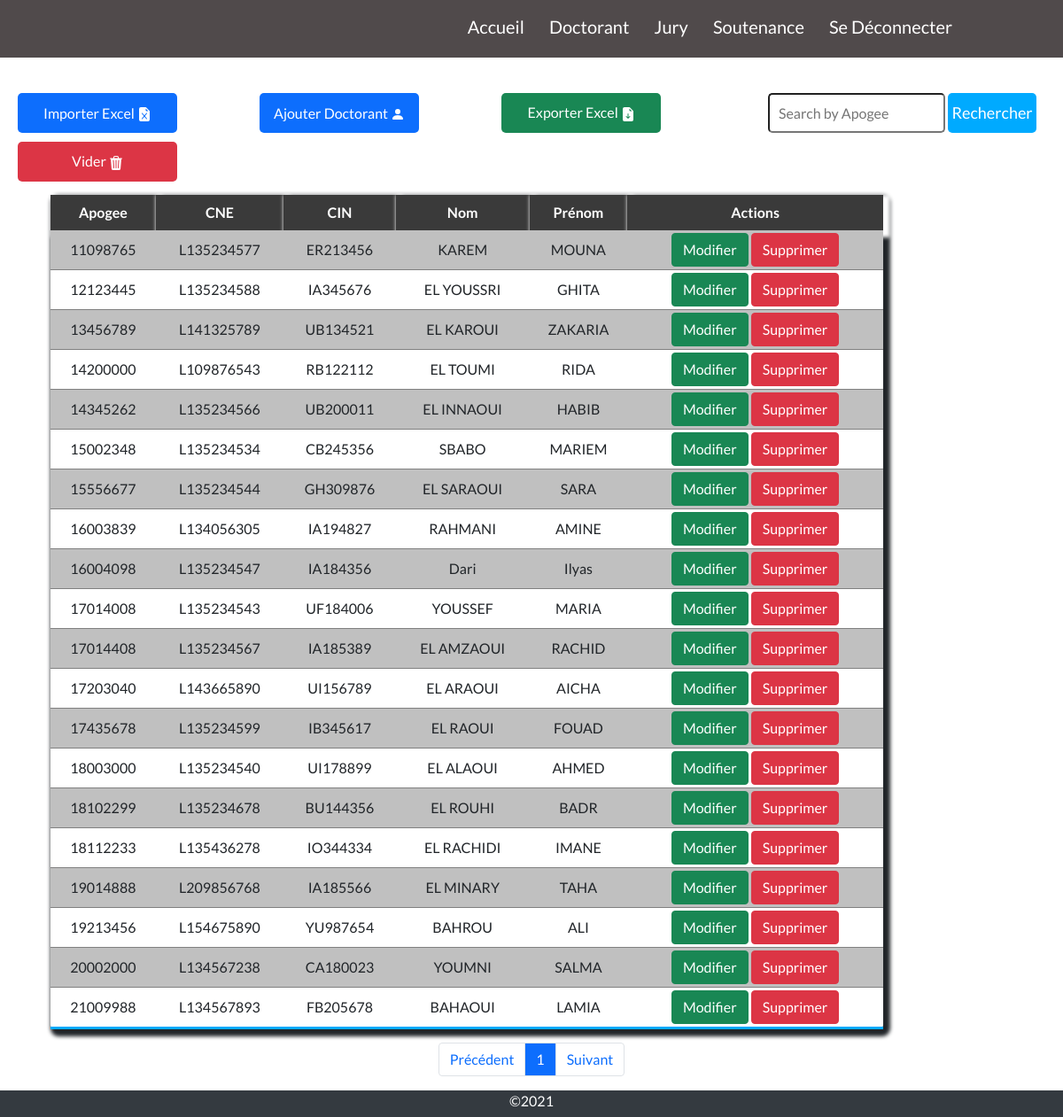
/Docteur/Docteur.php (signed in), run on the app's committed database.
### tables this page shows
CREATE TABLE `docteur`
(
	`CODE_Doc` INT NOT NULL,
  `CIN_Doc` VARCHAR(20) NOT NULL,
	`CNE_Doc` VARCHAR(20) NOT NULL,
	`Nom_fr` VARCHAR(20) NOT NULL,
	`Nom_arab` VARCHAR(20) NOT NULL,
	`Prenom_fr` VARCHAR(20) NOT NULL,
	`Prenom_arab` VARCHAR(20) NOT NULL,
	`Date_Naissance` DATE NOT NULL,
	`Lieu_Naiss_fr` VARCHAR(50) NOT NULL,
	`Lieu_Naiss_arab` VARCHAR(40) NOT NULL,
	`Centre_Etude_doctorale` VARCHAR(50) NOT NULL,
	`Formation` VARCHAR(50) NOT NULL,
	`Specialite` VARCHAR(50) NOT NULL,

    PRIMARY KEY(`CODE_Doc`)
);

### Docteur/Docteur.php (the view, shortened to what this page needs)
<?php
    include('../connexion.php');
   if(isset($_POST['search'])){
       $value = $_POST['inputsearch'];
       $sql = "SELECT * FROM docteur WHERE CODE_Doc = '$value' ";
       if(!$sql){
           echo "error sql " . mysqli_error($con);
       }
       $query = mysqli_query($con, $sql);
       if(!$sql){
            echo "error query " . mysqli_error($con);
        }
        $nbr_page = 1;
   }else{
        $sql = "SELECT * FROM docteur ";
        $query = mysqli_query($con, $sql);
        $rowcount = mysqli_num_rows($query);
        @$page = $_GET['page'];
        if(empty($page)){
            $page = 1;
        }
        $nbr_elem_par_page = 20;
        $nbr_page = ceil($rowcount / $nbr_elem_par_page);
        $debut = ($page - 1) * $nbr_elem_par_page ;
        $previous = $page - 1 ;
        $next = $page + 1 ;
        if($next>$nbr_page)
        {
            $next = 1 ;
        }
        $sql = "SELECT * FROM docteur LIMIT $debut, $nbr_elem_par_page" ;
        $query = mysqli_query($con, $sql) ;
   }
?>
<!DOCTYPE html>
<html lang="en">
<head>
    <link rel="stylesheet" href="Docteur.css">
    <link rel="stylesheet" href="../Bootstrap/CSS/bootstrap.css">
    <link rel="stylesheet" href="../navbar and footer/footer.css"/>
    <link rel="stylesheet" href="../navbar and footer/navbar.css"/>
    <link rel="stylesheet" href="../Alert/Alert.css">
</head>
<body>
    <?php require_once("../navbar and footer/navbar.php")?>
    <form action="" method="post">
        <div id="SearchApoge" class="SearchApogee">
            <input name="inputsearch" id="imput"  type="text" placeholder="Search by Apogee">
            <button onclick="PaginationShow()" name="search" >Rechercher</button>
        </div>
    </form>
    <div class="CRUD">
        <button onclick="ImportExcelFile();return false;" id="btn1" class="btn btn-primary" style="margin-right: 100px;">
            Importer Excel
        </button>
        <button type="button" data-bs-toggle="modal" data-bs-target="#exampleModal" class="btn btn-primary" style="margin-right: 100px;">
            Ajouter Doctorant
            <svg xmlns="http://www.w3.org/2000/svg" width="16" height="16" fill="currentColor" class="bi bi-person-fill" viewBox="0 0 16 16">
            <path d="M3 14s-1 0-1-1 1-4 6-4 6 3 6 4-1 1-1 1H3zm5-6a3 3 0 1 0 0-6 3 3 0 0 0 0 6z"/>
            </svg>
        </button>
        <a class="btn btn-success" target="_blanck" href="php/Exporter.php" style="margin-right: 100px;">
            Exporter Excel
        </a>
        <a class="btn btn-danger vider" target="_blanck" onclick="ShowModal('Vider','tu veux supprimer tous les doctorants','','Supprimer', 'Annuler'); return false;" >
            Vider
        </a>
    </div>
        <div class="container">
            <table id="Grid" class="grid">
                <tr>
                    <th>Apogee</th>
                    <th>CNE</th>
                    <th>CIN</th>
                    <th>Nom</th>
                    <th>Prénom</th>
                    <th>Actions</th>
                </tr>
                <?php while( $result = mysqli_fetch_assoc($query)) { ?>
                    <tr>
                        <td data-label="Apogee :"><?php echo $result['CODE_Doc'] ?></td>
                        <td data-label="CNE :"><?php echo $result['CNE_Doc'] ?></td>
                        <td data-label="CIN :"><?php echo $result['CIN_Doc'] ?></td>
                        <td data-label="Nom :"><?php echo $result['Nom_fr'] ?></td>
                        <td data-label="Prénom :"><?php echo $result['Prenom_fr'] ?></td>
                        <td data-label="Actions">
                            <a onclick="ModalAddDoctor('<?php echo $result['CODE_Doc'] ; ?>',
                                '<?php echo $result['CNE_Doc'] ?>',
                                '<?php echo $result['CIN_Doc'] ?>',
                                '<?php echo $result['Nom_arab'] ?>',
                                '<?php echo $result['Prenom_arab'] ?>',
                                '<?php echo $result['Nom_fr'] ?>',
                                '<?php echo $result['Prenom_fr'] ?>',
                                '<?php echo $result['Date_Naissance'] ?>',
                                '<?php echo $result['Lieu_Naiss_arab'] ?>',
                                '<?php echo $result['Lieu_Naiss_fr'] ?>',
                                '<?php echo $result['Formation'] ?>',
                                '<?php echo $result['Centre_Etude'] ?>',
                                '<?php echo $result['Specialite'] ?>',
                                ); return false;" href="?id=<?php echo $result["CODE_Doc"] ; ?>" id="edite"  name="editer" class="btn btn-success">
                                Modifier
                            </a>
                            <a href="?codedoc=<?php echo $result["CODE_Doc"] ; ?>" onclick="ShowModal('Supprimer','Vous voulez supprimer le doctor de Apogee =', '<?php echo $result['CODE_Doc'] ; ?> ','Supprimer', 'Annuler'); return false;" id="delet"  name="delete" class="btn btn-danger">Supprimer</a>
                        </td>
                    </tr>
                <?php } ?>
            </table>
        </div>
        <nav aria-label="Page navigation example justify-content-center">
            <ul id="pagination" class="pagination justify-content-center">
                <li class="page-item">
                    <a class="page-link" href="docteur.php?page=<?= $previous ?>">Précédent</a>
                </li>
                <?php
                    for($i=1 ; $i <= $nbr_page ; $i++){ ?>
                        <li class="page-item"><a class="page-link" id="<?= $i ?>" href="docteur.php?page=<?= $i ?>"><?= $i ?></a></li>
                    <?php } ?>
                <li class="page-item">
                    <a class="page-link" href="docteur.php?page=<?= $next ?>">Suivant</a>
                </li>
            </ul>
        </nav>
</body>
</html>

### navbar and footer/navbar.php (shortened to what this page needs)
<nav class="navbar">
    <div id="items" class="element dsp">
        <ul>
            <li><a href="../Home/Home.php">Accueil</a></li>
            <li><a href="../Docteur/Docteur.php">Doctorant</a></li>
            <li><a href="../Jury/jury.php">Jury</a></li>
            <li><a href="../Sout/Soutnance.php">Soutenance</a></li>
            <li><a href="../login and logOut/LogOut.php">Se Déconnecter</a></li>
        </ul>
    </div>
</nav>

### Docteur/Docteur.css (style rules this page uses)
* { margin: 0px; padding: 0px; font-family: 'Lato', sans-serif; }
body { margin: 0px; padding: 0px; font-family: 'Lato', sans-serif; background-color: wheat; }
.navbar { position: sticky; top: 0px; width: 100%; height: 65px; position: fixed; background-color: #504A4B; padding: 0px 100px; }
.navbar ul { text-align: right; }
.navbar ul li { display: inline-block; }
.navbar ul li a { margin-right: 25px; text-decoration: none; font-size: 20px; color: white; }
.SearchApogee { float: right; margin-top: 40px; margin-right: 30px; }
.SearchApogee input { width: 200px; height: 45px; border-radius: 5px; border-color: 2px #aaa; padding: 10px; font-weight: 2px ; font-size: medium; }
.SearchApogee button { width: 100px; height: 45px; border-radius: 5px; font-size: large; color: white; border: none; background-color: #00AAFF; }
.CRUD { margin-left: 20px; margin-top: 30px; }
.CRUD button,.CRUD a { margin-top: 10px; margin-right: 90px !important; }
.CRUD button,.CRUD a { width: 180px; height: 45px; border-radius: 5px; color: white; border: none; }
.CRUD a { padding-top: 10px; }
.grid { text-align: center; width: 1250px; margin-top: 30px; margin-bottom: 20px; margin-left: 35px; margin-right: 15px; border-radius: 5px 5px 5px 5px; box-shadow: 4px 4px 4px 4px; }
.grid th { text-align: center; background-color: #3A3A3A; color: white; padding: 8px; box-shadow: 4px 4px 4px 4px; }
.grid td { border-bottom: solid 1px #808080; padding: 3px; text-align: center; }
.grid tr:nth-last-of-type(even) { background-color: #C0C0C0; }
.grid tr:last-of-type { border-bottom: solid 3px #00AAFF; }
.justify-content-center { overflow-x: auto; }
@media screen and (max-width:1250px) { .grid { width: 1050px; } }
@media screen and (max-width:1200px) { .grid { width: 940px; margin: 15px !important; } }

### navbar and footer/footer.css (style rules this page uses)
footer { background-color: #343a40; text-align: center; justify-content: center; color: #fff; margin: 0; position: relative; bottom: 0%; width: 100%; height: 30px; }

### navbar and footer/navbar.css (style rules this page uses)
body { margin: 0px; padding: 0px; }
nav { font-family: 'Lato', sans-serif; }
.navbar { height: 65px; background-color: #504A4B; padding: 0px 100px; }
.navbar ul { text-align: right; margin-top: 0; }
.navbar ul li { display: inline-block; }
.navbar ul li a { margin-right: 25px; text-decoration: none; font-size: 20px; color: white; }
.element { padding-top: 10px; z-index: 2; }
@media (min-width: 850px) { .element { display: block !important; } }

### data on the page
docteur: CODE_Doc "11098765", CNE_Doc "L135234577", CIN_Doc "ER213456", Nom_fr "KAREM", Prenom_fr "MOUNA"
docteur: CODE_Doc "12123445", CNE_Doc "L135234588", CIN_Doc "IA345676", Nom_fr "EL YOUSSRI", Prenom_fr "GHITA"
docteur: CODE_Doc "13456789", CNE_Doc "L141325789", CIN_Doc "UB134521", Nom_fr "EL KAROUI", Prenom_fr "ZAKARIA"
docteur: CODE_Doc "14200000", CNE_Doc "L109876543", CIN_Doc "RB122112", Nom_fr "EL TOUMI", Prenom_fr "RIDA"
docteur: CODE_Doc "14345262", CNE_Doc "L135234566", CIN_Doc "UB200011", Nom_fr "EL INNAOUI", Prenom_fr "HABIB"
docteur: CODE_Doc "15002348", CNE_Doc "L135234534", CIN_Doc "CB245356", Nom_fr "SBABO", Prenom_fr "MARIEM"
docteur: CODE_Doc "15556677", CNE_Doc "L135234544", CIN_Doc "GH309876", Nom_fr "EL SARAOUI", Prenom_fr "SARA"
docteur: CODE_Doc "16003839", CNE_Doc "L134056305", CIN_Doc "IA194827", Nom_fr "RAHMANI", Prenom_fr "AMINE"
docteur: CODE_Doc "16004098", CNE_Doc "L135234547", CIN_Doc "IA184356", Nom_fr "Dari", Prenom_fr "Ilyas"
docteur: CODE_Doc "17014008", CNE_Doc "L135234543", CIN_Doc "UF184006", Nom_fr "YOUSSEF", Prenom_fr "MARIA"
docteur: CODE_Doc "17014408", CNE_Doc "L135234567", CIN_Doc "IA185389", Nom_fr "EL AMZAOUI", Prenom_fr "RACHID"
docteur: CODE_Doc "17203040", CNE_Doc "L143665890", CIN_Doc "UI156789", Nom_fr "EL ARAOUI", Prenom_fr "AICHA"
docteur: CODE_Doc "17435678", CNE_Doc "L135234599", CIN_Doc "IB345617", Nom_fr "EL RAOUI", Prenom_fr "FOUAD"
docteur: CODE_Doc "18003000", CNE_Doc "L135234540", CIN_Doc "UI178899", Nom_fr "EL ALAOUI", Prenom_fr "AHMED"
docteur: CODE_Doc "18102299", CNE_Doc "L135234678", CIN_Doc "BU144356", Nom_fr "EL ROUHI", Prenom_fr "BADR"
docteur: CODE_Doc "18112233", CNE_Doc "L135436278", CIN_Doc "IO344334", Nom_fr "EL RACHIDI", Prenom_fr "IMANE"
docteur: CODE_Doc "19014888", CNE_Doc "L209856768", CIN_Doc "IA185566", Nom_fr "EL MINARY", Prenom_fr "TAHA"
docteur: CODE_Doc "19213456", CNE_Doc "L154675890", CIN_Doc "YU987654", Nom_fr "BAHROU", Prenom_fr "ALI"
docteur: CODE_Doc "20002000", CNE_Doc "L134567238", CIN_Doc "CA180023", Nom_fr "YOUMNI", Prenom_fr "SALMA"
docteur: CODE_Doc "21009988", CNE_Doc "L134567893", CIN_Doc "FB205678", Nom_fr "BAHAOUI", Prenom_fr "LAMIA"
